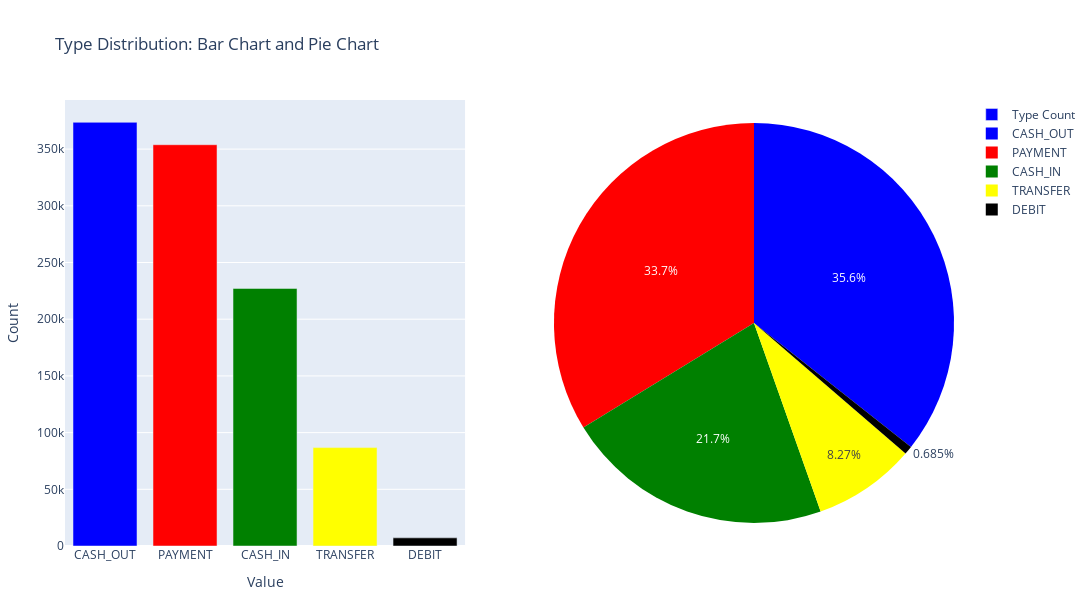

The code cell stored with this chart in its notebook:
### Code cell
type_count = data["type"].value_counts()

fig = sp.make_subplots(
    rows=1 , 
    cols=2,
    specs=[[{"type":"xy"} , {"type":"domain"}]]
    )
bar_trace = go.Bar(
    x=type_count.index ,
    y=type_count.values ,
    name="Type Count" ,
    marker=dict(color=["blue" , "red" , "green" , "yellow"])
)
fig.add_trace(bar_trace , row=1 , col=1)
pie_trace = go.Pie(
    labels=type_count.index ,
    values=type_count.values ,
    name="Pie Chart" ,
    marker=dict(colors=["blue" , "red" , "green" , "yellow" ,"black"])
)
fig.add_trace(pie_trace , row=1 , col=2)
fig.update_layout(
    title_text="Type Distribution: Bar Chart and Pie Chart" ,
    showlegend=True ,
    height=600 ,
    width=1400 ,
    margin=dict(l=20 , r=20 , t=100 , b=20) ,
    xaxis_title = "Value" ,
    yaxis_title = "Count"
)
fig.show()

### Figure 1 — Plotly figure (JSON) as saved in the notebook; plotly's stock layout.template omitted (floating-point values rounded to 4 significant figures)
{"data": [{"marker": {"color": ["blue", "red", "green", "yellow"]}, "name": "Type Count", "type": "bar", "x": ["CASH_OUT", "PAYMENT", "CASH_IN", "TRANSFER", "DEBIT"], "xaxis": "x", "y": [373641, 353873, 227130, 86753, 7178], "yaxis": "y"}, {"domain": {"x": [0.55, 1], "y": [0, 1]}, "labels": ["CASH_OUT", "PAYMENT", "CASH_IN", "TRANSFER", "DEBIT"], "marker": {"colors": ["blue", "red", "green", "yellow", "black"]}, "name": "Pie Chart", "type": "pie", "values": [373641, 353873, 227130, 86753, 7178]}], "layout": {"height": 600, "margin": {"b": 20, "l": 20, "r": 20, "t": 100}, "showlegend": true, "title": {"text": "Type Distribution: Bar Chart and Pie Chart"}, "width": 1400, "xaxis": {"anchor": "y", "domain": [0, 0.45], "title": {"text": "Value"}}, "yaxis": {"anchor": "x", "domain": [0, 1], "title": {"text": "Count"}}}}
